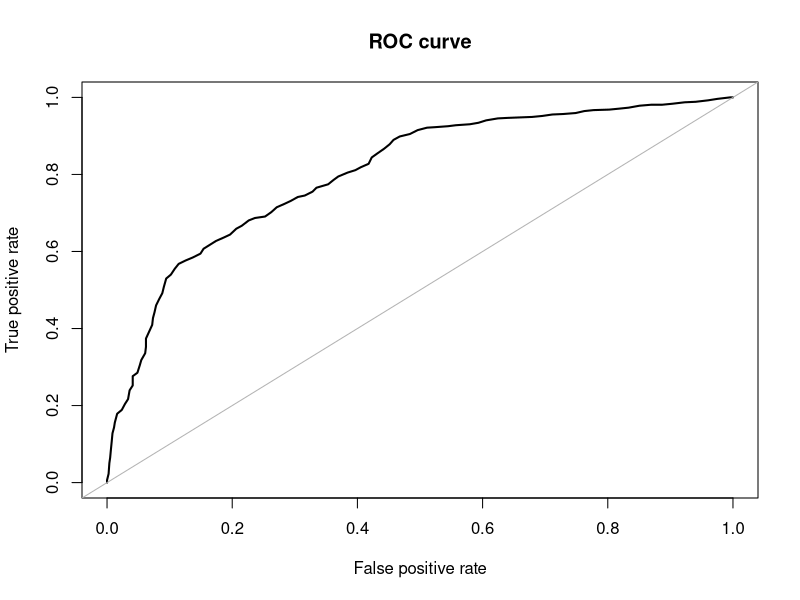
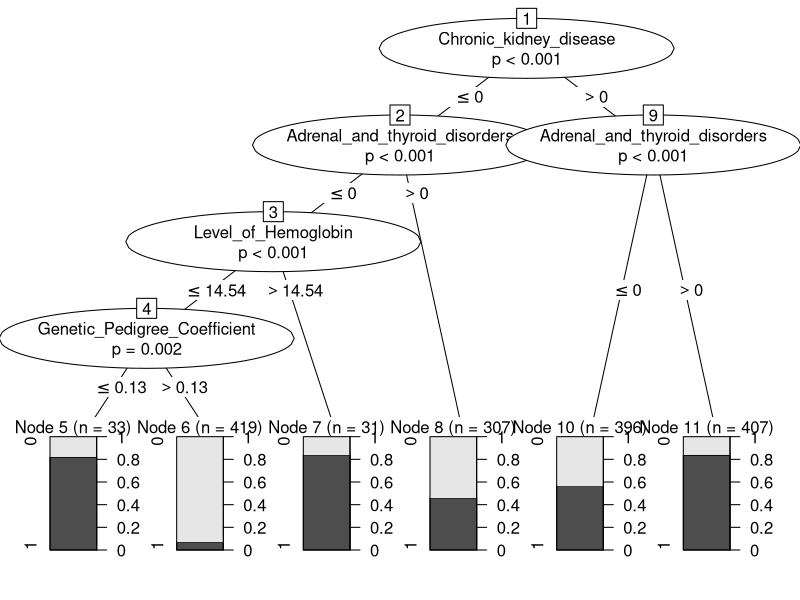

Write the R code that produced these figures, in order.
pabp <- read.csv("Patient_with_abnormal_bloodpressure.csv", stringsAsFactors = F)
summary(pabp)

library(dplyr)
pabp$Pregnancy[ is.na(pabp$Pregnancy)] <- 0
pabp$Genetic_Pedigree_Coefficient[ is.na(pabp$Genetic_Pedigree_Coefficient)] <-  mean(pabp$Genetic_Pedigree_Coefficient, na.rm = T)
pabp$alcohol_consumption_per_day[ is.na(pabp$alcohol_consumption_per_day)] <-  mean(pabp$alcohol_consumption_per_day, na.rm = T)


pabp$Blood_Pressure_Abnormality <- factor(pabp$Blood_Pressure_Abnormality)    
pabp$Pregnancy <- factor(pabp$Pregnancy)    

set.seed(1111) 
pabp_s <- sample( 2, nrow(pabp), replace = T, prob = c(0.8,0.2))
pabp_train <- pabp [pabp_s == 1 , ]
pabp_test <- pabp [pabp_s == 2 , ]

dim(pabp_train)
dim(pabp_test)


# Model Building

# Logistic regression

# function =  glm( y ~ . , data = DF)

model_pabp <- glm( Blood_Pressure_Abnormality ~ . , data = pabp_train, family = binomial)
summary(model_pabp)

table(pabp_train$Blood_Pressure_Abnormality,pabp_train$Level_of_Hemoglobin  )

pred_val_pabp <- predict(model_pabp , pabp_test, type = "response")
pred_val_pabp

# Create the data frame of output
df_pabp <- data.frame(pred_val_pabp, pabp_test$Blood_Pressure_Abnormality)  
df_pabp
colnames(df_pabp)[2] <- "Actual_Value"

df_pabp <- mutate( df_pabp , Predicted = ifelse(pred_val_pabp >= 0.5,1,0))
df_pabp

tab1_pabp <- table(df_pabp$Predicted, df_pabp$Actual_Value)
tab1_pabp

sum(diag(tab1_pabp)) / sum(tab1_pabp) * 100 # gives the accuracy of the model

tpr <- 140/(140+58)
fpr <- 153/(153+56)
tpr
fpr

predict.glm_pabp<- predict(model_pabp, pabp_train, type = "response") # prediction of train
pred_actual_pabp <- data.frame(predict.glm_pabp, pabp_train$Blood_Pressure_Abnormality)

pred_actual_pabp <- mutate(pred_actual_pabp, pred_val = ifelse(predict.glm_pabp > 0.5,1,0))
colnames(pred_actual_pabp)[2] <- "Actual"
pred_actual_pabp <- na.omit(pred_actual_pabp)

library(ROSE)
roc.curve(pred_actual_pabp$Actual, predict.glm_pabp)

#______________________________________________________________________________________________________________________________


# Model building with decision tree

library(party)


summary(pabp_train)
pabp_dt <- ctree( Blood_Pressure_Abnormality ~ . , data = pabp_train, controls = ctree_control(mincriterion = .90, minsplit = 450))
plot(pabp_dt)

pabp_dt_predict <- predict( pabp_dt, pabp_test , type = "response")
pabp_dt_predict

pabp_DT_DF  <- data.frame( pabp_dt_predict , pabp_test$Blood_Pressure_Abnormality)

pabp_predict_table <- table(pabp_dt_predict,  pabp_test$Blood_Pressure_Abnormality)
pabp_predict_table

pabp_DT_Accuracy <- sum(diag(pabp_predict_table))/ sum(pabp_predict_table) * 100
pabp_DT_Accuracy


#______________________________________________________________________________________________________________________________________________________

# Model building with random forest

library(randomForest)

pabp_rf <- randomForest(Blood_Pressure_Abnormality ~ . , data = pabp_train , ntree = 750)
pabp_rf

pred_rf <- predict( pabp_rf , pabp_test )

pabp_tab_rf <- table(pred_rf ,pabp_test$Blood_Pressure_Abnormality)
pabp_tab_rf

pabp_rf_accuracy <- sum(diag(pabp_tab_rf))/ sum(pabp_tab_rf)*100
pabp_rf_accuracy

#____________________________________________________________________________________________________________________________________________________

# Model building with  naive Bayes
library(e1071)
pabp_nb <- naiveBayes(Blood_Pressure_Abnormality ~ . , data = pabp_train)
pabp_nb


pabp_predict_nb <- predict( pabp_nb, pabp_test )
pabp_predict_nb

pabp_predict_nb_dt <- data.frame(pabp_predict_nb,pabp_test$Blood_Pressure_Abnormality)
pabp_predict_nb_dt

pabp_predict_nb_table <- table(pabp_predict_nb,pabp_test$Blood_Pressure_Abnormality)
pabp_predict_nb_table

pabp_nb_accuracy <- sum(diag(pabp_predict_nb_table))/ sum(pabp_predict_nb_table)*100
pabp_nb_accuracy
